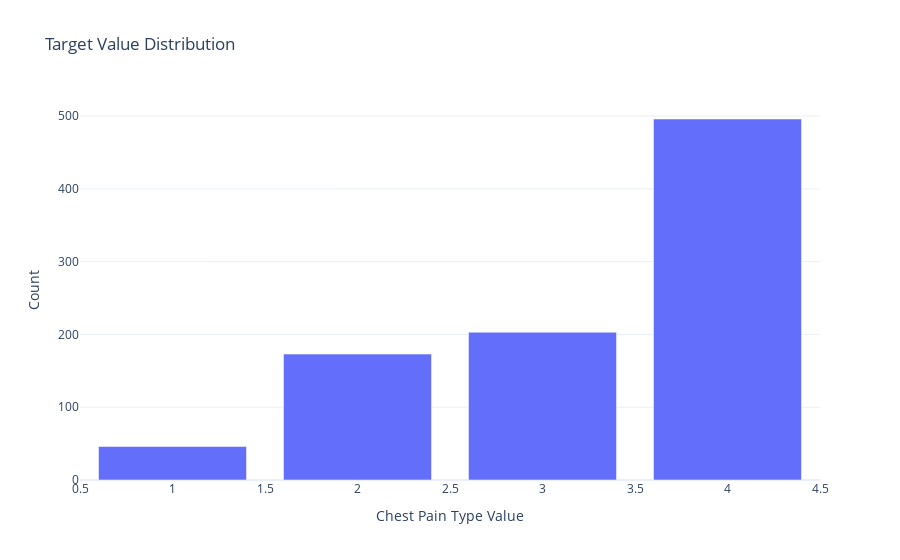

Notebook cell for this chart:
### Code cell
target_temp = data['chest pain type'].value_counts()

# Create a bar graph using Plotly
fig = go.Figure([go.Bar(x=target_temp.index, y=target_temp.values)])
fig.update_layout(
    title='Target Value Distribution',
    xaxis_title='Chest Pain Type Value',
    yaxis_title='Count',
    template='plotly_white'
)

fig.show()

### Figure 1 — Plotly figure (JSON) as saved in the notebook; plotly's stock layout.template omitted (floating-point values rounded to 4 significant figures)
{"data": [{"type": "bar", "x": [4, 3, 2, 1], "y": [496, 203, 173, 46]}], "layout": {"title": {"text": "Target Value Distribution"}, "xaxis": {"title": {"text": "Chest Pain Type Value"}}, "yaxis": {"title": {"text": "Count"}}}}
